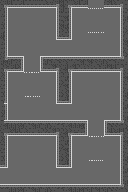

Below is a game level as drawn by its tile map, then a one-line description and the .tmx that defines it (tile-layer data replaced by summaries):
An orthogonal 32x48 tile map with 4x4 px tiles, 13 tile layers (background, background, front layer, background, ...), 2 tilesets, 1 image layer and 79 objects (36x jumpable, 7x trigger, 6x player, 5x door, button).

<map version="1.4" tiledversion="1.4.2" orientation="orthogonal" renderorder="right-down" width="32" height="48" tilewidth="4" tileheight="4" infinite="0" nextlayerid="98" nextobjectid="462">
 <editorsettings>
  <export target="twelve_level.lua" format="lua" />
 </editorsettings>
 <tileset firstgid="1" source="../graphics/placeholder_tileset.tsx" />
 <tileset firstgid="65" source="../graphics/city_tileset.tsx" />
 <imagelayer id="6" name="grid">
  <image source="../images/64grid.png" width="1024" height="1024" />
 </imagelayer>
 <layer id="7" name="background" width="32" height="48">
  <data>[1536 cells, 1536 non-empty, 1 distinct tile ids]</data>
 </layer>
 <group id="5" name="1">
  <layer id="1" name="background" width="32" height="48">
   <data>[1536 cells, 576 non-empty, 14 distinct tile ids]</data>
  </layer>
  <layer id="2" name="front layer" width="32" height="48">
   <data>[1536 cells, 24 non-empty, 2 distinct tile ids]</data>
  </layer>
  <objectgroup id="3" name="objects">
   <object id="339" type="door" x="60" y="168" width="4" height="16" />
   <object id="345" type="trigger" x="88" y="-1" width="16" height="1">
    <properties>
     <property name="target" value="final_level" />
     <property name="type" value="exit" />
    </properties>
   </object>
   <object id="350" type="player" x="15" y="172">
    <point />
   </object>
  </objectgroup>
  <objectgroup id="4" name="solid">
   <object id="346" x="0" y="192">
    <polygon points="0,0 128,0 128,-192 104,-192 104,-184 120,-184 120,-136 40,-136 40,-120 56,-120 56,-88 72,-88 72,-120 120,-120 120,-72 104,-72 104,-56 120,-56 120,-8 0,-8" />
   </object>
   <object id="347" x="0" y="168">
    <polygon points="0,0 8,0 8,-32 56,-32 56,0 72,0 72,-32 88,-32 88,-48 8,-48 8,-96 24,-96 24,-112 8,-112 8,-160 56,-160 56,-128 72,-128 72,-159 88,-159 88,-168 0,-168" />
   </object>
   <object id="348" x="-1" y="160" width="1" height="32" />
   <object id="349" x="80" y="-1" width="33" height="1" />
   <object id="417" type="jumpable" x="88" y="160" width="16" height="4" />
   <object id="418" type="jumpable" x="88" y="136" width="16" height="4" />
   <object id="419" type="jumpable" x="24" y="96" width="16" height="4" />
   <object id="420" type="jumpable" x="24" y="72" width="16" height="4" />
   <object id="421" type="jumpable" x="88" y="32" width="16" height="4" />
   <object id="422" type="jumpable" x="88" y="8" width="16" height="4" />
  </objectgroup>
 </group>
 <group id="93" name="2">
  <layer id="94" name="background" width="32" height="48">
   <data>[1536 cells, 576 non-empty, 14 distinct tile ids]</data>
  </layer>
  <layer id="95" name="front layer" width="32" height="48">
   <data>[1536 cells, 24 non-empty, 2 distinct tile ids]</data>
  </layer>
  <objectgroup id="96" name="objects">
   <object id="401" type="door" x="88" y="128" width="16" height="4">
    <properties>
     <property name="vertical" type="bool" value="true" />
    </properties>
   </object>
   <object id="405" type="trigger" x="88" y="-1" width="16" height="1">
    <properties>
     <property name="target" value="final_level" />
     <property name="type" value="exit" />
    </properties>
   </object>
   <object id="406" type="player" x="15" y="172">
    <point />
   </object>
  </objectgroup>
  <objectgroup id="97" name="solid">
   <object id="407" x="0" y="192">
    <polygon points="0,0 128,0 128,-192 104,-192 104,-184 120,-184 120,-136 40,-136 40,-120 56,-120 56,-88 72,-88 72,-120 120,-120 120,-72 104,-72 104,-56 120,-56 120,-8 0,-8" />
   </object>
   <object id="408" x="0" y="168">
    <polygon points="0,0 8,0 8,-32 56,-32 56,0 72,0 72,-32 88,-32 88,-48 8,-48 8,-96 24,-96 24,-112 8,-112 8,-160 56,-160 56,-128 72,-128 72,-159 88,-159 88,-168 0,-168" />
   </object>
   <object id="409" x="-1" y="160" width="1" height="32" />
   <object id="410" x="80" y="-1" width="33" height="1" />
   <object id="423" type="jumpable" x="88" y="160" width="16" height="4" />
   <object id="424" type="jumpable" x="88" y="136" width="16" height="4" />
   <object id="425" type="jumpable" x="24" y="96" width="16" height="4" />
   <object id="426" type="jumpable" x="24" y="72" width="16" height="4" />
   <object id="427" type="jumpable" x="88" y="32" width="16" height="4" />
   <object id="428" type="jumpable" x="88" y="8" width="16" height="4" />
  </objectgroup>
 </group>
 <group id="88" name="3">
  <layer id="89" name="background" width="32" height="48">
   <data>[1536 cells, 576 non-empty, 14 distinct tile ids]</data>
  </layer>
  <layer id="90" name="front layer" width="32" height="48">
   <data>[1536 cells, 24 non-empty, 2 distinct tile ids]</data>
  </layer>
  <objectgroup id="91" name="objects">
   <object id="393" type="trigger" x="88" y="-1" width="16" height="1">
    <properties>
     <property name="target" value="final_level" />
     <property name="type" value="exit" />
    </properties>
   </object>
   <object id="394" type="player" x="15" y="172">
    <point />
   </object>
   <object id="431" type="door" x="64" y="104" width="4" height="16" />
  </objectgroup>
  <objectgroup id="92" name="solid">
   <object id="395" x="0" y="192">
    <polygon points="0,0 128,0 128,-192 104,-192 104,-184 120,-184 120,-136 40,-136 40,-120 56,-120 56,-88 72,-88 72,-120 120,-120 120,-72 104,-72 104,-56 120,-56 120,-8 0,-8" />
   </object>
   <object id="396" x="0" y="168">
    <polygon points="0,0 8,0 8,-32 56,-32 56,0 72,0 72,-32 88,-32 88,-48 8,-48 8,-96 24,-96 24,-112 8,-112 8,-160 56,-160 56,-128 72,-128 72,-159 88,-159 88,-168 0,-168" />
   </object>
   <object id="397" x="-1" y="160" width="1" height="32" />
   <object id="398" x="80" y="-1" width="33" height="1" />
   <object id="435" type="jumpable" x="88" y="160" width="16" height="4" />
   <object id="436" type="jumpable" x="88" y="136" width="16" height="4" />
   <object id="437" type="jumpable" x="24" y="96" width="16" height="4" />
   <object id="438" type="jumpable" x="24" y="72" width="16" height="4" />
   <object id="439" type="jumpable" x="88" y="32" width="16" height="4" />
   <object id="440" type="jumpable" x="88" y="8" width="16" height="4" />
  </objectgroup>
 </group>
 <group id="83" name="4">
  <layer id="84" name="background" width="32" height="48">
   <data>[1536 cells, 576 non-empty, 14 distinct tile ids]</data>
  </layer>
  <layer id="85" name="front layer" width="32" height="48">
   <data>[1536 cells, 24 non-empty, 2 distinct tile ids]</data>
  </layer>
  <objectgroup id="86" name="objects">
   <object id="381" type="trigger" x="88" y="-1" width="16" height="1">
    <properties>
     <property name="target" value="final_level" />
     <property name="type" value="exit" />
    </properties>
   </object>
   <object id="382" type="player" x="15" y="172">
    <point />
   </object>
   </objectgroup>
  <objectgroup id="87" name="solid">
   <!-- 10 objects omitted --></objectgroup>
 </group>
 <group id="78" name="5">
  <layer id="79" name="background" width="32" height="48">
   <data>[1536 cells, 0 non-empty, 0 distinct tile ids]</data>
  </layer>
  <layer id="80" name="front layer" width="32" height="48">
   <data>[1536 cells, 24 non-empty, 2 distinct tile ids]</data>
  </layer>
  <objectgroup id="81" name="objects" offsetx="0" offsety="-1">
   <!-- 3 objects omitted --></objectgroup>
  <objectgroup id="82" name="solid">
   <!-- 10 objects omitted --></objectgroup>
 </group>
 <group id="73" name="6">
  <layer id="74" name="background" width="32" height="48">
   <data>[1536 cells, 576 non-empty, 14 distinct tile ids]</data>
  </layer>
  <layer id="75" name="front layer" width="32" height="48">
   <data>[1536 cells, 24 non-empty, 2 distinct tile ids]</data>
  </layer>
  <objectgroup id="76" name="objects">
   <!-- 4 objects omitted --></objectgroup>
  <objectgroup id="77" name="solid">
   <!-- 10 objects omitted --></objectgroup>
 </group>
</map>
<!-- 38 of 79 objects omitted -->
